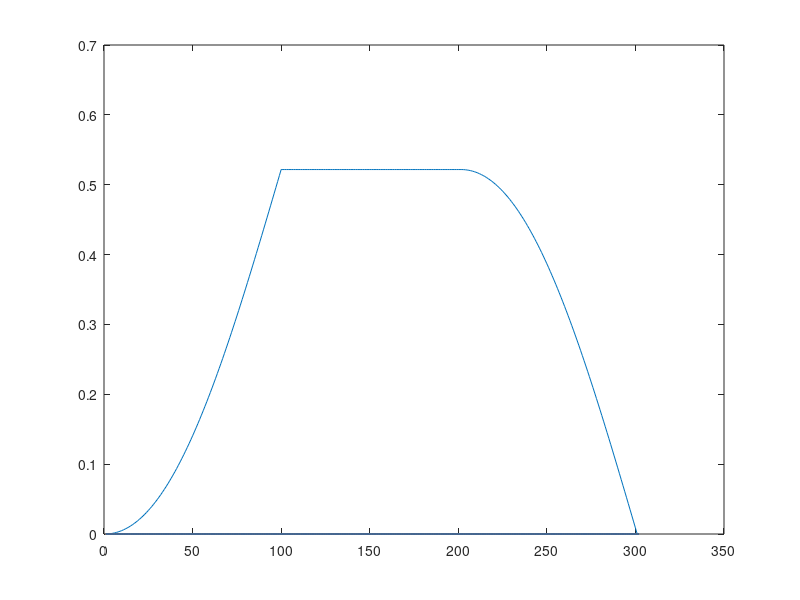

Write the MATLAB code that produced this figure.
dt=0.01;
t=0:dt:2;
tw=0:dt:1;
mexican_hat = @(t1) (2 / (sqrt(3) * pi^0.25)) * (1 - t1.^2) .* exp(-t1.^2 / 2);
signal =@(t) (1.2*sin(2 * pi * (10 + 20 * t))+3.7*cos(2 * pi * (40 + 12 * t))+100); % Frequency modulation
Lpf=[1/sqrt(2),1/sqrt(2)];
#Hpf=[-1/sqrt(2),1/sqrt(2)];
ln=length(t);
lf=length(tw);
val=zeros(ln+lf);
k=1
j=lf
while j>1
  k=lf+1-j
for i=1:ln
  val(k)+=min([signal(t(i)),mexican_hat(tw(j))])*dt;
  k=k+1
endfor
j=j-1

endwhile





plot(val);
